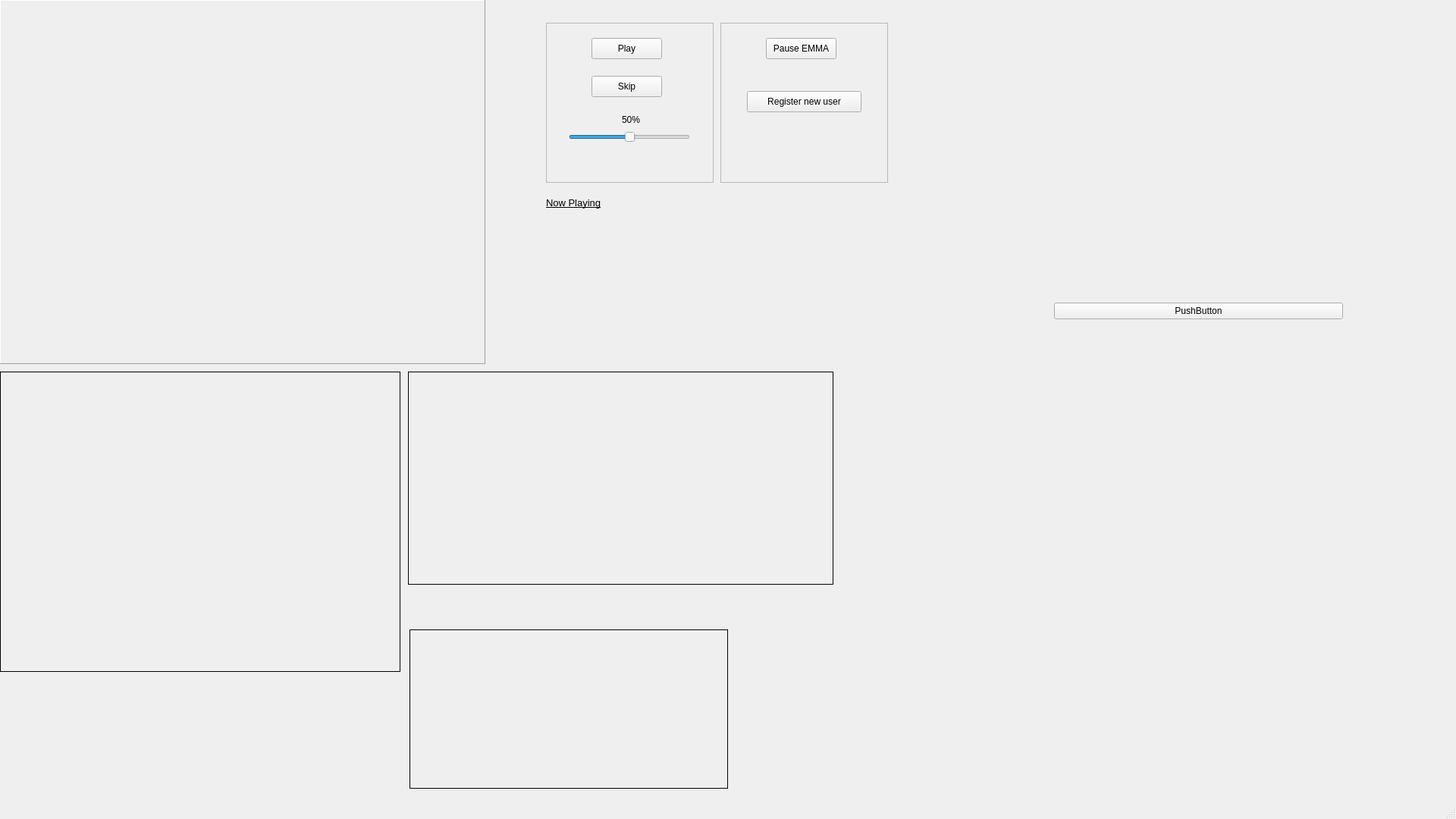
<?xml version="1.0" encoding="UTF-8"?>
<ui version="4.0">
 <class>MainWindow</class>
 <widget class="QMainWindow" name="MainWindow">
  <property name="geometry">
   <rect>
    <x>0</x>
    <y>0</y>
    <width>1920</width>
    <height>1080</height>
   </rect>
  </property>
  <property name="windowTitle">
   <string>MainWindow</string>
  </property>
  <property name="autoFillBackground">
   <bool>false</bool>
  </property>
  <property name="tabShape">
   <enum>QTabWidget::Rounded</enum>
  </property>
  <widget class="QWidget" name="centralwidget">
   <widget class="QLabel" name="camera_img">
    <property name="geometry">
     <rect>
      <x>0</x>
      <y>0</y>
      <width>640</width>
      <height>480</height>
     </rect>
    </property>
    <property name="maximumSize">
     <size>
      <width>640</width>
      <height>480</height>
     </size>
    </property>
    <property name="frameShape">
     <enum>QFrame::Panel</enum>
    </property>
    <property name="frameShadow">
     <enum>QFrame::Raised</enum>
    </property>
    <property name="lineWidth">
     <number>1</number>
    </property>
   </widget>
   <widget class="QLabel" name="live_img">
    <property name="geometry">
     <rect>
      <x>0</x>
      <y>490</y>
      <width>528</width>
      <height>396</height>
     </rect>
    </property>
    <property name="frameShape">
     <enum>QFrame::Panel</enum>
    </property>
    <property name="lineWidth">
     <number>1</number>
    </property>
   </widget>
   <widget class="QLabel" name="prog_img">
    <property name="geometry">
     <rect>
      <x>538</x>
      <y>490</y>
      <width>561</width>
      <height>281</height>
     </rect>
    </property>
    <property name="frameShape">
     <enum>QFrame::Panel</enum>
    </property>
   </widget>
   <widget class="QLabel" name="log_text">
    <property name="geometry">
     <rect>
      <x>540</x>
      <y>830</y>
      <width>420</width>
      <height>210</height>
     </rect>
    </property>
    <property name="frameShape">
     <enum>QFrame::Panel</enum>
    </property>
   </widget>
   <widget class="QFrame" name="track_control_frame">
    <property name="geometry">
     <rect>
      <x>720</x>
      <y>30</y>
      <width>221</width>
      <height>211</height>
     </rect>
    </property>
    <property name="frameShape">
     <enum>QFrame::StyledPanel</enum>
    </property>
    <property name="frameShadow">
     <enum>QFrame::Raised</enum>
    </property>
    <widget class="QPushButton" name="play_pause_btn">
     <property name="geometry">
      <rect>
       <x>60</x>
       <y>20</y>
       <width>93</width>
       <height>28</height>
      </rect>
     </property>
     <property name="toolTipDuration">
      <number>-1</number>
     </property>
     <property name="text">
      <string>Play</string>
     </property>
    </widget>
    <widget class="QPushButton" name="skip_btn">
     <property name="geometry">
      <rect>
       <x>60</x>
       <y>70</y>
       <width>93</width>
       <height>28</height>
      </rect>
     </property>
     <property name="text">
      <string>Skip</string>
     </property>
    </widget>
    <widget class="QSlider" name="vol_slider">
     <property name="geometry">
      <rect>
       <x>30</x>
       <y>140</y>
       <width>160</width>
       <height>22</height>
      </rect>
     </property>
     <property name="sliderPosition">
      <number>50</number>
     </property>
     <property name="orientation">
      <enum>Qt::Horizontal</enum>
     </property>
    </widget>
    <widget class="QLabel" name="vol_slider_text">
     <property name="geometry">
      <rect>
       <x>100</x>
       <y>120</y>
       <width>31</width>
       <height>16</height>
      </rect>
     </property>
     <property name="text">
      <string>50%</string>
     </property>
    </widget>
   </widget>
   <widget class="QFrame" name="EMMA_control_frame">
    <property name="geometry">
     <rect>
      <x>950</x>
      <y>30</y>
      <width>221</width>
      <height>211</height>
     </rect>
    </property>
    <property name="frameShape">
     <enum>QFrame::StyledPanel</enum>
    </property>
    <property name="frameShadow">
     <enum>QFrame::Raised</enum>
    </property>
    <widget class="QPushButton" name="pause_EMMA_btn">
     <property name="geometry">
      <rect>
       <x>60</x>
       <y>20</y>
       <width>93</width>
       <height>28</height>
      </rect>
     </property>
     <property name="text">
      <string>Pause EMMA</string>
     </property>
    </widget>
    <widget class="QPushButton" name="register_user_btn">
     <property name="geometry">
      <rect>
       <x>35</x>
       <y>90</y>
       <width>151</width>
       <height>28</height>
      </rect>
     </property>
     <property name="sizePolicy">
      <sizepolicy hsizetype="Preferred" vsizetype="Fixed">
       <horstretch>0</horstretch>
       <verstretch>0</verstretch>
      </sizepolicy>
     </property>
     <property name="text">
      <string>Register new user</string>
     </property>
    </widget>
   </widget>
   <widget class="QLabel" name="now_playing_text">
    <property name="enabled">
     <bool>true</bool>
    </property>
    <property name="geometry">
     <rect>
      <x>720</x>
      <y>260</y>
      <width>241</width>
      <height>41</height>
     </rect>
    </property>
    <property name="font">
     <font>
      <pointsize>10</pointsize>
      <underline>true</underline>
     </font>
    </property>
    <property name="text">
     <string>Now Playing</string>
    </property>
    <property name="textFormat">
     <enum>Qt::AutoText</enum>
    </property>
    <property name="scaledContents">
     <bool>false</bool>
    </property>
    <property name="alignment">
     <set>Qt::AlignLeading|Qt::AlignLeft|Qt::AlignTop</set>
    </property>
    <property name="wordWrap">
     <bool>true</bool>
    </property>
    <property name="margin">
     <number>2</number>
    </property>
    <property name="indent">
     <number>0</number>
    </property>
   </widget>
   <widget class="QWidget" name="playlist_widget" native="true">
    <property name="geometry">
     <rect>
      <x>1390</x>
      <y>30</y>
      <width>381</width>
      <height>391</height>
     </rect>
    </property>
    <property name="autoFillBackground">
     <bool>true</bool>
    </property>
    <widget class="QWidget" name="gridLayoutWidget">
     <property name="geometry">
      <rect>
       <x>0</x>
       <y>0</y>
       <width>381</width>
       <height>391</height>
      </rect>
     </property>
     <layout class="QGridLayout" name="playlist_grid">
      <item row="1" column="0">
       <widget class="QPushButton" name="pushButton">
        <property name="text">
         <string>PushButton</string>
        </property>
       </widget>
      </item>
      <item row="0" column="0">
       <spacer name="verticalSpacer">
        <property name="orientation">
         <enum>Qt::Vertical</enum>
        </property>
        <property name="sizeHint" stdset="0">
         <size>
          <width>20</width>
          <height>40</height>
         </size>
        </property>
       </spacer>
      </item>
     </layout>
    </widget>
   </widget>
   <widget class="QLabel" name="current_song_text">
    <property name="geometry">
     <rect>
      <x>720</x>
      <y>290</y>
      <width>521</width>
      <height>101</height>
     </rect>
    </property>
    <property name="font">
     <font>
      <pointsize>14</pointsize>
     </font>
    </property>
    <property name="text">
     <string/>
    </property>
    <property name="alignment">
     <set>Qt::AlignLeading|Qt::AlignLeft|Qt::AlignTop</set>
    </property>
    <property name="wordWrap">
     <bool>true</bool>
    </property>
    <property name="margin">
     <number>1</number>
    </property>
   </widget>
  </widget>
  <widget class="QStatusBar" name="statusbar"/>
 </widget>
 <resources/>
 <connections/>
</ui>
